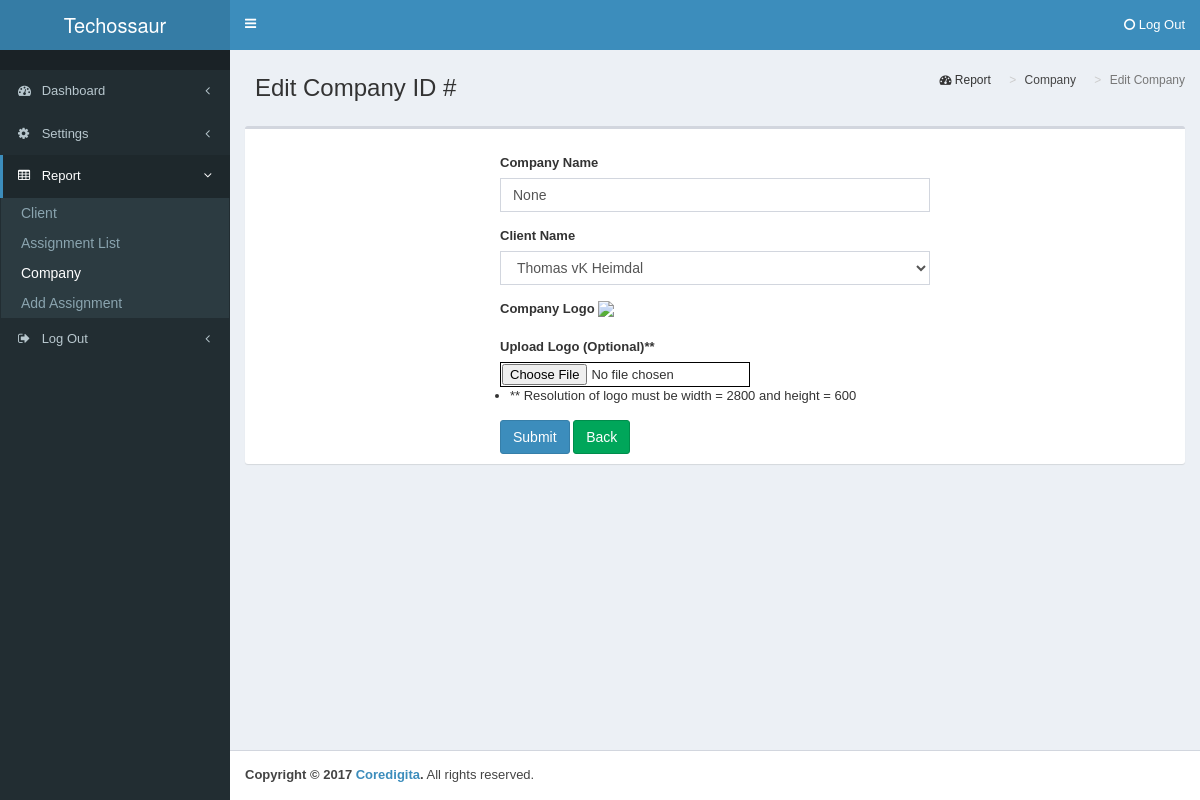
Screenshot of /edit_company.php (signed in) with the database file from the repository.
### tables this page shows
CREATE TABLE IF NOT EXISTS `menu` (
  `menu_id` int(11) NOT NULL AUTO_INCREMENT,
  `parent_id` int(11) NOT NULL,
  `menu_name` varchar(255) NOT NULL,
  `menu_page` varchar(255) NOT NULL,
  `icon` varchar(255) NOT NULL,
  `admin_access` enum('yes','no') NOT NULL,
  `client_access` enum('yes','no') NOT NULL,
  PRIMARY KEY (`menu_id`)
);

CREATE TABLE IF NOT EXISTS `tb_company` (
  `company_id` int(11) NOT NULL AUTO_INCREMENT,
  `company_name` varchar(255) NOT NULL,
  `company_logo` varchar(50) DEFAULT NULL,
  `logo_path` varchar(100) DEFAULT NULL,
  `company_creation` date DEFAULT NULL,
  `assigned_client` int(25) DEFAULT NULL COMMENT 'Client id of the Company',
  `company_status` enum('Active','InActive') NOT NULL DEFAULT 'Active',
  `company_delete` enum('Yes','No') NOT NULL DEFAULT 'No',
  `company_delete_on` date DEFAULT NULL,
  PRIMARY KEY (`company_id`),
  UNIQUE KEY `company_id` (`company_id`)
);

### includes/functions.php (called while the page is built)
<?php
include('config.php');
function createSidebar($menu,$sub_menu){
	global $baseUrl,$dbHost,$dbUsername,$dbPassword,$dbName;
	require_once("class.sidebar.php");
	$side = new sidebar($menu,$sub_menu);
	$side->initConnection($dbHost,$dbUsername,$dbPassword,$dbName);
	$side->set_baseUrl($baseUrl);
	$side->createMenu();
}
?>

### includes/all_functions.php (called while the page is built)
<?php
function encryptorDecryptor($action, $string) {
 $output         = false;
 $encrypt_method = "AES-256-CBC";
 $secret_key     = 'muni';
 $secret_iv      = 'muni123';
 $key            = hash('sha256', $secret_key);
 $iv             = substr(hash('sha256', $secret_iv), 0, 16);
    if( $action == 'encrypt' ) {
        $output = openssl_encrypt($string, $encrypt_method, $key, 0, $iv);
        $output = base64_encode($output);
    }
    else if( $action == 'decrypt' ){
        $output = openssl_decrypt(base64_decode($string), $encrypt_method, $key, 0, $iv);
    }
    return $output;
}
?>

### edit_company.php (the view, shortened to what this page needs)
<?php
include('includes/header.php');
include('includes/all_functions.php');
createSidebar(2, 13);
$company_id =  encryptorDecryptor('decrypt', mysqli_real_escape_string($con, $_GET["id"]));
$company_details = mysqli_fetch_assoc(mysqli_query($con, "SELECT * FROM tb_company WHERE company_id = '".$company_id."'"));
?>
    <link rel="stylesheet" href="https://cdn.datatables.net/1.10.10/css/jquery.dataTables.min.css">
    <link rel="stylesheet" href="plugin/jquery_loadmask/jquery.loadmask.css">
    <link rel="stylesheet" href="plugin/fancybox/jquery.fancybox.css">
      <div class="content-wrapper">
        <section class="content-header">
          <h1>Edit Company ID #<?php echo $company_id; ?></h1>
          <ol class="breadcrumb">
            <li><i class="fa fa-dashboard"></i> Report</li>
            <li><a href="company.php">Company</a></li>
            <li class="active">Edit Company</li>
          </ol>
        </section>
        <section class="content">
        <div class="box">
          <div class="box-body">
            <div class="col-md-3"></div>
            <div class="col-md-6">
              <form id="add-company-form" name="company-form">
                <div class="form-group">
                  <label>Company Name</label>
                  <input class="form-control" type="text" id="companyname" name="companyname" value="<?php echo $company_details['company_name']; ?>" placeholder="companyname">
                </div>
                <div class="form-group">
                  <?php
                    if ($_SESSION['user_type'] == 'Client') {
                      echo '<input class="form-control" type="hidden" id="client_id" name="client_id" readonly value= "'.encryptorDecryptor('encrypt',$_SESSION['user_id']).'">';
                    } else {
                        $result1 = mysqli_query($con, "SELECT * FROM `tb_user` WHERE `user_status` != 'Inactive' AND `user_type` = 'Client' ORDER BY `id` ASC");
                        echo '<label>Client Name</label><select id= "client_id" name="client_id" class= "form-control select2">';
                        while ($row = mysqli_fetch_array($result1, MYSQLI_BOTH)) {
                          if($row['id'] == $company_details['assigned_client']){
                            echo "<option value='" .encryptorDecryptor('encrypt',$row['id']). "' selected>" . $row['fname'].' '.$row['lname'] . "</option>";
                          }
                          else{
                            echo '<option value="'.encryptorDecryptor('encrypt',$row['id']).'">'.$row['fname'].' '.$row['lname'].'</option>';
                          }
                        }
                        echo "</select>";
                      }
                  ?>
                </div>
                <div class="form-group">
                  <label>Company Logo</label>
                  <?php
                    echo '<a class="fancybox" rel="group" href="logo/'.$company_details['logo_path'].$company_details['company_logo'].'"><img src="timthumb.php?src='.$baseurl.'logo/'.$company_details['logo_path'].$company_details['company_logo'].'&h=120&w=560&q=30 "></a>';
                  ?>
                </div>
                <div class="form-group">
                  <label>Upload Logo (Optional)**</label>
                  <input name="file[]" id="file" type="file" accept="image/*" class="span10">
                  <div>
                    <ul>
                      <li>** Resolution of logo must be width = 2800 and height = 600</li>
                    </ul>
                  </div>
                </div>
                <input type="submit" class="btn btn-primary" value="Submit">
                <a href="company.php" class="btn btn-success">Back</a>
              </form>
            </div>
            <div class="col-md-3"></div>
          </div>
        </div>
        </section>
      </div>
      <footer class="main-footer">
        <strong>Copyright &copy; <?php echo date("Y"); ?> <a href="#">Coredigita</a>.</strong> All rights reserved.
      </footer>
    </div>
  </body>
</html>

### includes/class.sidebar.php (shortened to what this page needs)
<?php
final class sidebar
{
	private $baseurl="";
	private $menu="";
	private $submenu = "";
	private $conn;
	private $menulist = array();
	function __construct($menu, $submenu)
	{
		$this->menu = $menu;
		$this->submenu = $submenu;
	}
	private function connect(){
		$this->conn = new PDO("mysql:host=localhost;dbname=db_floorplanner", "dipankar", "dipankar@123");
	}
	private function getmenulist(){
		$tmp = array();
		$dept 	 = '1';
		$menus   = $this->getMenuByDept($dept,$_SESSION['user_type']);
		$parents = $this->getParentMenus($menus,$_SESSION['user_type']);
		foreach($parents as $pmenu){
			$menu_id = $pmenu;
			$result = $this->conn->prepare("SELECT * FROM `menu` WHERE menu_id = :menu_id");
			$result->execute(['menu_id' => $menu_id]);
			while ( $data = $result->fetch(PDO::FETCH_ASSOC) ) {
				$tmp_sub    = array();
				$in_values = implode(',', $menus);
				$result_sub = $this->conn->prepare("SELECT * FROM `menu` WHERE parent_id = ".$data['menu_id']." AND menu_id IN(".$in_values.")");
				$result_sub->execute();
				while ( $data_sub = $result_sub->fetch(PDO::FETCH_ASSOC) ) {
					$tmp_sub[] = $data_sub;
				}
				$tmp[] = array(
						  'name' => $data['menu_name'],
						  'icon'=> $data['icon'],
						  'submenu' => $tmp_sub
						 );
			}
		}
		$this->menulist = $tmp;
	}
	private function getMenuByDept($dept, $type){
		$parents = array();
		if($type == "Admin"){
			$parent_id    = 0;
			$admin_access = 'yes';
			$result       = $this->conn->prepare('SELECT menu_id FROM `menu` WHERE parent_id != :parent_id AND admin_access = :admin_access');
			$result->execute(['parent_id' => $parent_id, 'admin_access' => $admin_access]);
			while ( $data = $result->fetch(PDO::FETCH_ASSOC) ) {
				$parents[] = $data['menu_id'];
			}
		}
		return $parents;
	}
	private function getParentMenus($menu_arr, $type){
		$arr = array();
		if($type == "Admin"){
			$parent_id    = 0;
			$admin_access = 'yes';
			$result       = $this->conn->prepare('SELECT menu_id FROM `menu` WHERE parent_id = :parent_id AND admin_access = :admin_access  ORDER BY menu_id ASC');
			$result->execute(['parent_id' => $parent_id, 'admin_access' => $admin_access]);
			while ( $data = $result->fetch(PDO::FETCH_ASSOC) ) {
				$arr[] = $data['menu_id'];
			}
		}
		return $arr;
	}
	public function set_baseUrl($url)
	{
		$this->baseurl = $url;
	}
	public function createMenu()
	{
		$this->getmenulist();
		echo '<aside class="main-sidebar"><section class="sidebar">';
		echo '<ul class="sidebar-menu">';
		echo '<li class="header"></li>';
		$i = 0;
		foreach($this->menulist as $menu )
		{
			$li_active = '';
			$li_class  = 'treeview';
			if($this->menu == $i)
			{
				$li_class  = 'active treeview';
				$ulclass   = ' class = "active treeview-menu"';
				$li_active =  '<a href="#"><i class="fa '.$menu['icon'].'"></i> <span>'.$menu['name'].'</span> <i class="fa fa-angle-left pull-right"></i>
				</a>';
			}else{
				$ulclass   = ' class = "treeview-menu"';
				$li_active =  '<a href="#"><i class="fa '.$menu['icon'].'"></i> <span>'.$menu['name'].'</span> <i class="fa fa-angle-left pull-right"></i>
				</a>';
			}
			echo '<li class="'.$li_class.'">'.$li_active;
			$subarr = $menu['submenu'];
			echo '<ul'.$ulclass.'>';
			foreach($subarr as $submenu_info)
			{
				$liclass = '';
				if( (basename($_SERVER['PHP_SELF']) ==  $submenu_info['menu_page']) || $this->submenu == $submenu_info['menu_id']){
					$liclass = 'active';
				}
				if(!empty($submenu_info['menu_page'])){
					echo '<li class="'.$liclass.'"><a href="'.$this->baseurl.$submenu_info['menu_page'].'">'.htmlentities($submenu_info['menu_name']).'</a></li>';
				}else{
					echo '<li class="'.$liclass.'"><a href="'.$this->baseurl.$submenu_info['menu_page'].'">'.htmlentities($submenu_info['menu_name']).'</a></li>';
				}
			}
			echo '</ul>';
			$i++;
		}
		echo '</ul>';
		echo '</section></aside>';
	}
}
?>

### rows the page displays
menu: menu_name "Dashboard"
menu: menu_name "Settings"
menu: menu_name "Report"
menu: menu_name "Client"
menu: menu_name "Assignment List"
menu: menu_name "Company"
menu: menu_name "Add Assignment"
tb_company: companyname "None"

### other values shown
$menu['name'] "Log Out"
form field client_id "Thomas vK Heimdal"
